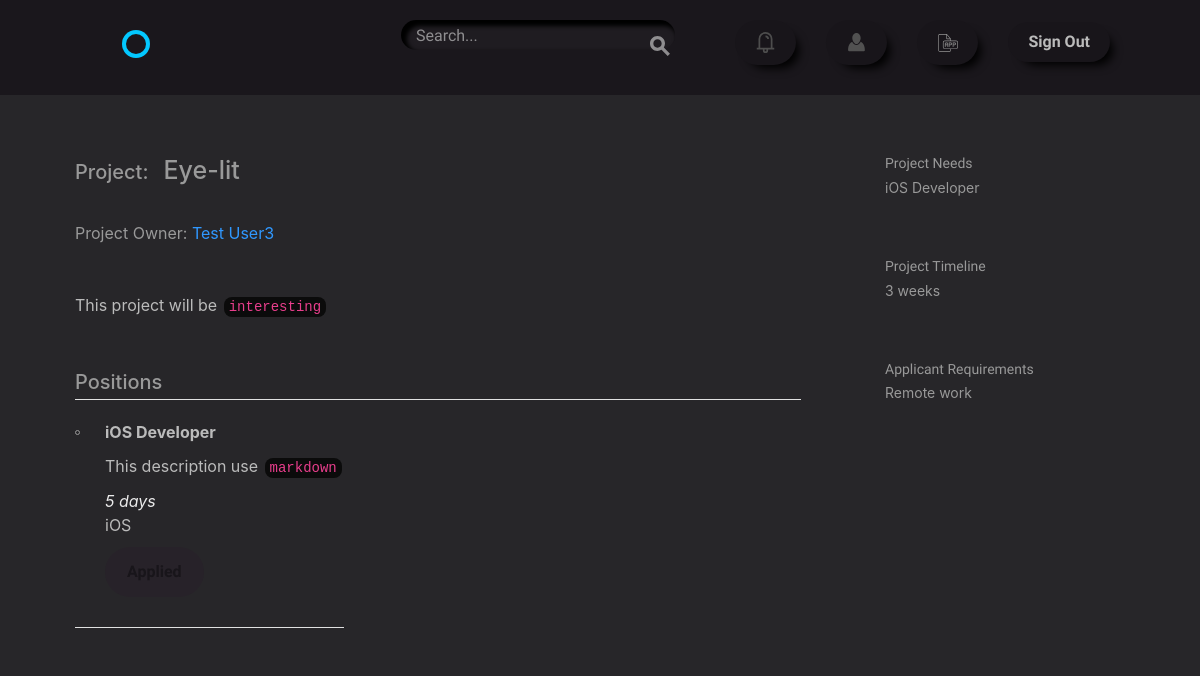
/project/12/ (signed in), run on the app's committed database.
### projects/models.py (models this page shows, shortened)
class Project(models.Model):
    user = models.ForeignKey(settings.AUTH_USER_MODEL,
                             related_name='projects',
                             on_delete=models.CASCADE)
    title = models.CharField(max_length=50)
    description = models.TextField(default='')
    time_estimate = models.CharField(max_length=100)
    requirements = models.CharField(max_length=255)

class Position(models.Model):
    name = models.CharField(max_length=50)
    description = models.TextField(default='')
    project = models.ForeignKey(Project,
                                related_name='positions',
                                on_delete=models.CASCADE)
    time = models.CharField(max_length=30)
    skill = models.ManyToManyField('accounts.Skill',
                                   default='',
                                   related_name='skills')
    def __str__(self):
        return '{}'.format(self.name)

### accounts/models.py (models this page shows, shortened)
class User(AbstractBaseUser, PermissionsMixin):
    username = models.CharField(max_length=50, unique=True)
    email = models.EmailField(unique=True)
    first_name = models.CharField(max_length=50)
    last_name = models.CharField(max_length=50)
    bio = models.TextField(default='')
    avatar = models.ImageField(upload_to='./user_avatar', blank=True)
    date_joined = models.DateTimeField(default=timezone.now)
    is_active = models.BooleanField(default=False)
    is_staff = models.BooleanField(default=False)
    objects = UserManager()
    USERNAME_FIELD = "email"
    REQUIRED_FIELDS = ['username']
    @property
    def full_name(self):
        return '{} {}'.format(self.first_name, self.last_name)
    def __str__(self):
        return self.username

class Skill(models.Model):
    user = models.ForeignKey(User, default='', related_name="profile_skills")
    name = models.CharField(max_length=50)
    def __str__(self):
        return self.name

### projects/views.py (the view)
# urls.py: url(r'project/(?P<pk>\d+)/$', views.ProjectDetailView.as_view(), name='detail'),
class ProjectDetailView(PrM, DetailView):
    model = models.Project
    context_object_name = "project"
    template_name = "projects/project.html"
    prefetch_related = ['positions', 'user', 'positions__apply']
    def get_context_data(self, **kwargs):
        user = self.request.user
        context = super(ProjectDetailView, self).get_context_data(**kwargs)
        positions = models.Position.objects.all()
        context['positions'] = positions.filter(
            project=context['project']).exclude(apply__status=True)
        if str(user) != "AnonymousUser":
            context['applied'] = positions.filter(
                project=context['project'],
                apply__applicant=user)
        else:
            context['applied'] = positions.filter(
                project=context['project']
            )
        return context

### projects/templatetags/extra_tags.py (called while the page is built)
@register.filter('mark_down')
def mark_down(text):
    html_body = markdown2.markdown(text)
    return mark_safe(html_body)

### projects/templates/projects/project.html (shortened to what this page needs)
{% extends "layout.html" %}
{% load static from staticfiles %}
{% load extra_tags %}
{% block content %}
<div class="bounds circle--page circle--article">
    <div class="grid-70">
        <div class="circle--article--header">
            <div class="d-flex justify-content-start">
                <h2 class="circle--article--title pt-2">Project: </h2>
                <h1 class="circle--article--title mx-4 pb-5"> {{ project.title }}</h1>
            </div>
            <p class="circle--article--byline">
                Project Owner: <a class="my-color" href="{% url 'accounts:profile' project.user.id %}">
                {{ project.user.full_name }}</a>
            </p>
        </div>
        <div class="circle--article--body">
            <p>{{ project.description|mark_down }}</p>
        </div>
        <div class="circle--project--positions">
        <h2>Positions</h2>
        <ul class="circle--group--list">
            {% with request.user as self_user %}
            {% for position in positions %}
            <div class="d-flex justify-content-between">
                <li>
                    <p><strong>{{ position.name }}</strong></p>
                    <p>{{ position.description|mark_down }}</p>
                    <i>{{ position.time }}</i>
                    <p>{{ position.skill.all|join:" | " }}</p>
                    {% if position.project.user != self_user %}
                        <div>
                            {% if position not in applied %}
                                <a class="button nav_button" href="{% url 'projects:apply' position.project.id position.id %}">Apply</a>
                            {% else %}
                                <button disabled class="button button-inactive">Applied</button>
                            {% endif %}
                        </div>
                    {% endif %}
                </li>
            </div>
            {% endfor %}
            {% endwith %}
        </ul>
        </div>
    </div>
    <div class="grid-25 grid-push-5">
        <div class="circle--secondary--module">
            <h3>Project Needs</h3>
            <p>{{ positions.all|join:", " }}</p>
        </div>
        <div class="circle--secondary--module">
            <h3>Project Timeline</h3>
            <p>{{ project.time_estimate }}</p>
        </div>
        <div class="circle--secondary--module">
            <h3>Applicant Requirements</h3>
            <p>{{ project.requirements|safe }}</p>
        </div>
    </div>
  </div>
{% endblock %}

### assets/css/style.css (style rules this page uses)
.body { color: #eaeaea; background-color: #272629; }
h1, h2, h3, h4, h5 { color: #999! important; }
p { color: #bbb; }
.button, .nav_button { border-radius: 50px! important; box-shadow: 8px 8px 10px -5px black! important; background-color: #18151A! important; color: #bbb! important; padding: 17px 22px 17px 22px; transition: color 400ms ease-in-out, background-color 400ms ease-in-out, box-shadow 400ms ease-in-out; }
.button-inactive { background-color: #272229! important; box-shadow: 0 0 0 0 transparent! important; color: #18151A! important; }
.my-color { color:#3098FF !important; }
code { background-color: #0b0b0b; border: 0px solid #3098FF; color: #C000FF; }
li, li::before, li::after { list-style: none! important; }

### data on the page
Project: title "Eye-lit", user.full_name "Test User3", description|mark_down "This project will be interesting", time_estimate "3 weeks", requirements "Remote work"
Position: name "iOS Developer", description|mark_down "This description use markdown", time "5 days", skill.all "iOS", all "iOS Developer"
